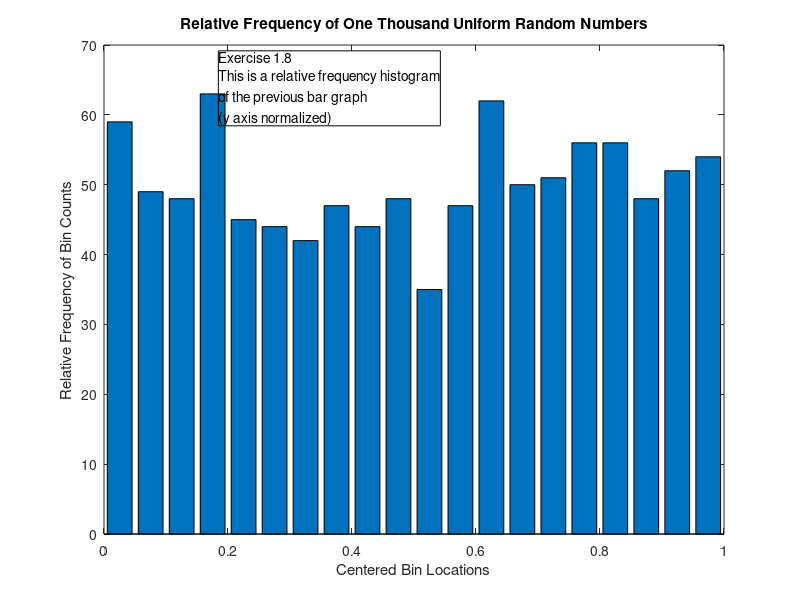

This chart was generated by the following MATLAB code:
%   jeff gray
%   01.24.2016
%   nesc5330
%   lab1
%   file: 'relFreqHist.m'

%   lab 1 exercise 1.8

function relFreqHist
rng(9711963);
data = rand(1,1000);
[bin_values, bin_position] = hist(data, 20);

% assign figure
figure1 = figure;

% format axes
axes1 = axes('Parent',figure1);
xlim(axes1,[0 1]);
ylim(axes1,[0 70]);
box(axes1,'on');
hold(axes1,'on');

% create bar
bar(bin_position, bin_values);

% add xlabel
xlabel('Centered Bin Locations','FontSize',11);

% add ylabel
ylabel('Relative Frequency of Bin Counts','FontSize',11);

% add title
title('Relative Frequency of One Thousand Uniform Random Numbers','FontSize',11);

% add textbox
annotation(figure1,'textbox',...
    [0.272921762926867 0.790294627383015 0.40169490378792 0.125802811657635],...
    'String',{'Exercise 1.8','This is a relative frequency histogram', 'of the previous bar graph','(y axis normalized)'},...
    'FitBoxToText','on');

